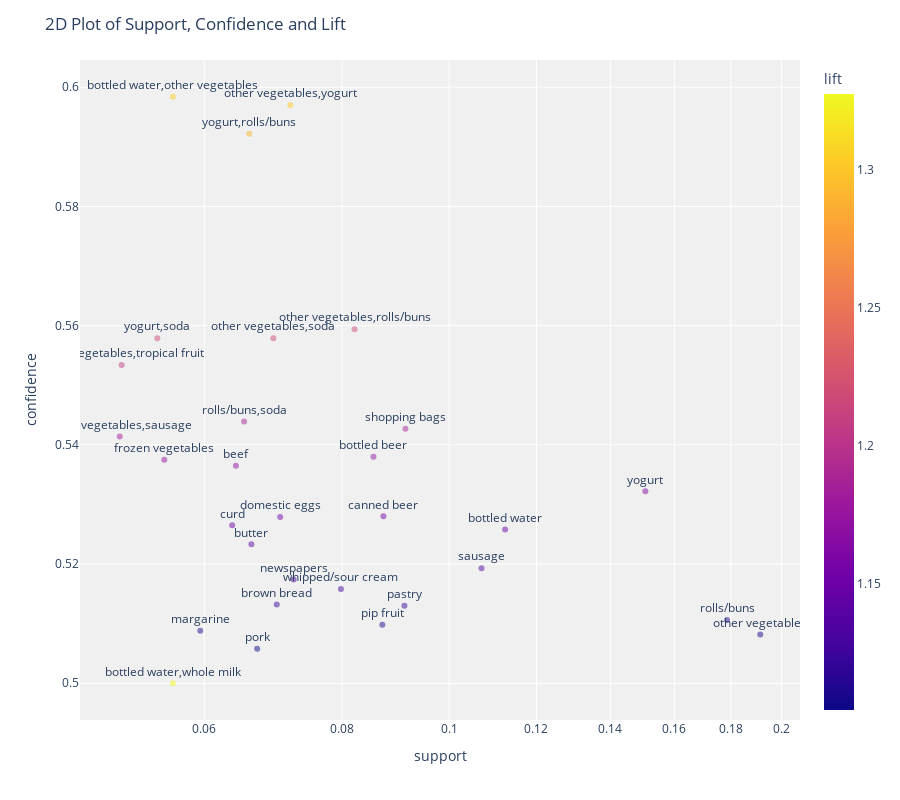

This figure's notebook cell:
### Code cell
plot_model(model)

### Figure 1 — Plotly figure (JSON) as saved in the notebook; plotly's stock layout.template omitted (floating-point values rounded to 4 significant figures)
{"data": [{"customdata": [[["bottled water", "other vegetables"], ["whole milk"]], [["other vegetables", "yogurt"], ["whole milk"]], [["yogurt", "rolls/buns"], ["whole milk"]], [["other vegetables", "rolls/buns"], ["whole milk"]], [["yogurt", "soda"], ["whole milk"]], [["other vegetables", "soda"], ["whole milk"]], [["other vegetables", "tropical fruit"], ["whole milk"]], [["rolls/buns", "soda"], ["whole milk"]], [["shopping bags"], ["whole milk"]], [["other vegetables", "sausage"], ["whole milk"]], [["bottled beer"], ["whole milk"]], [["frozen vegetables"], ["whole milk"]], [["beef"], ["whole milk"]], [["yogurt"], ["whole milk"]], [["canned beer"], ["whole milk"]], [["domestic eggs"], ["whole milk"]], [["curd"], ["whole milk"]], [["bottled water"], ["whole milk"]], [["butter"], ["whole milk"]], [["sausage"], ["whole milk"]], [["newspapers"], ["whole milk"]], [["whipped/sour cream"], ["whole milk"]], [["brown bread"], ["whole milk"]], [["pastry"], ["whole milk"]], [["rolls/buns"], ["whole milk"]], [["pip fruit"], ["whole milk"]], [["margarine"], ["whole milk"]], [["other vegetables"], ["whole milk"]], [["pork"], ["whole milk"]], [["bottled water", "whole milk"], ["other vegetables"]]], "hovertemplate": "support=%{x}<br>confidence=%{y}<br>antecedents_short=%{text}<br>antecedents=%{customdata[0]}<br>consequents=%{customdata[1]}<br>lift=%{marker.color}<extra></extra>", "legendgroup": "", "marker": {"color": [1.306, 1.303, 1.292, 1.221, 1.218, 1.218, 1.208, 1.187, 1.184, 1.182, 1.174, 1.173, 1.171, 1.161, 1.152, 1.152, 1.149, 1.148, 1.142, 1.133, 1.129, 1.126, 1.12, 1.12, 1.115, 1.113, 1.11, 1.109, 1.104, 1.328], "coloraxis": "coloraxis", "opacity": 0.5, "symbol": "circle"}, "mode": "markers+text", "name": "", "orientation": "v", "showlegend": false, "text": [["bottled water", "other vegetables"], ["other vegetables", "yogurt"], ["yogurt", "rolls/buns"], ["other vegetables", "rolls/buns"], ["yogurt", "soda"], ["other vegetables", "soda"], ["other vegetables", "tropical fruit"], ["rolls/buns", "soda"], ["shopping bags"], ["other vegetables", "sausage"], ["bottled beer"], ["frozen vegetables"], ["beef"], ["yogurt"], ["canned beer"], ["domestic eggs"], ["curd"], ["bottled water"], ["butter"], ["sausage"], ["newspapers"], ["whipped/sour cream"], ["brown bread"], ["pastry"], ["rolls/buns"], ["pip fruit"], ["margarine"], ["other vegetables"], ["pork"], ["bottled water", "whole milk"]], "x": [0.0562, 0.0718, 0.0659, 0.0821, 0.0544, 0.0693, 0.0505, 0.0652, 0.0913, 0.0503, 0.0854, 0.0552, 0.0641, 0.1506, 0.0872, 0.0703, 0.0636, 0.1124, 0.0662, 0.107, 0.0723, 0.0798, 0.0698, 0.0911, 0.1786, 0.087, 0.0595, 0.1914, 0.067, 0.0562], "xaxis": "x", "y": [0.5984, 0.597, 0.5922, 0.5594, 0.5579, 0.5579, 0.5534, 0.5439, 0.5427, 0.5414, 0.538, 0.5375, 0.5365, 0.5322, 0.528, 0.5279, 0.5265, 0.5258, 0.5233, 0.5193, 0.5174, 0.5158, 0.5132, 0.513, 0.5106, 0.5098, 0.5088, 0.5082, 0.5058, 0.5], "yaxis": "y", "type": "scatter", "textposition": "top center"}], "layout": {"xaxis": {"anchor": "y", "domain": [0, 1], "title": {"text": "support"}, "type": "log"}, "yaxis": {"anchor": "x", "domain": [0, 1], "title": {"text": "confidence"}}, "coloraxis": {"colorbar": {"title": {"text": "lift"}}, "colorscale": [[0, "#0d0887"], [0.1111, "#46039f"], [0.2222, "#7201a8"], [0.3333, "#9c179e"], [0.4444, "#bd3786"], [0.5556, "#d8576b"], [0.6667, "#ed7953"], [0.7778, "#fb9f3a"], [0.8889, "#fdca26"], [1, "#f0f921"]]}, "legend": {"tracegroupgap": 0}, "margin": {"t": 60}, "plot_bgcolor": "rgb(240,240,240)", "title": {"text": "2D Plot of Support, Confidence and Lift"}, "height": 800}}
